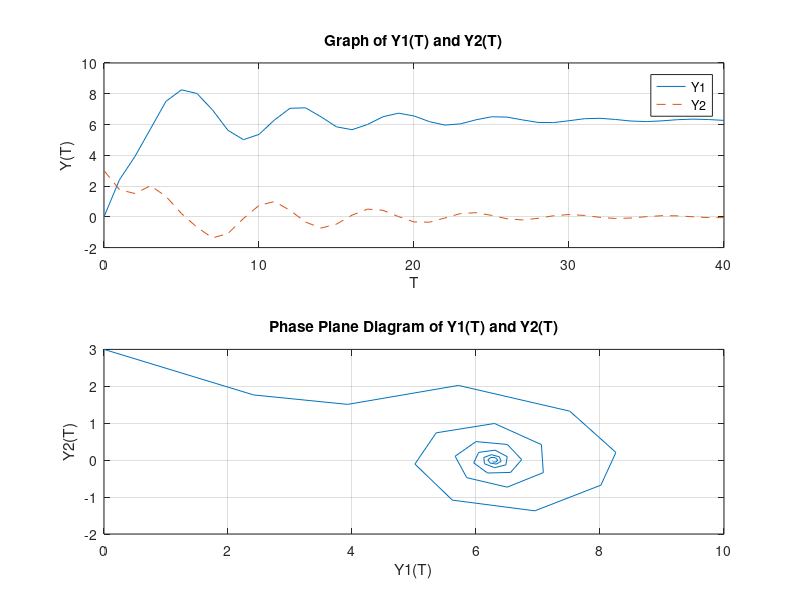

This chart was generated by the following MATLAB code:
function dydt=odesystem(~,~)

yprime = @(t, y)([y(2); -.2 * y(2) - sin(y(1))]);


yi = [0; 3];
t = [0:1: 40];
[T,Y] = ode45(yprime,t, yi);

subplot(2,1,1);
plot(T, Y(:,1), T, Y(:,2), '--');

y = struct('y1', Y(:, 1), 'y2', Y(:, 2));

legend('Y1', 'Y2');
grid on;
xlabel('T');
ylabel('Y(T)');
title('Graph of Y1(T) and Y2(T)');

subplot(2,1,2);
plot(Y(:, 1), Y(:, 2));
grid on;
xlabel('Y1(T)');
ylabel('Y2(T)');
title('Phase Plane Diagram of Y1(T) and Y2(T)');

T

